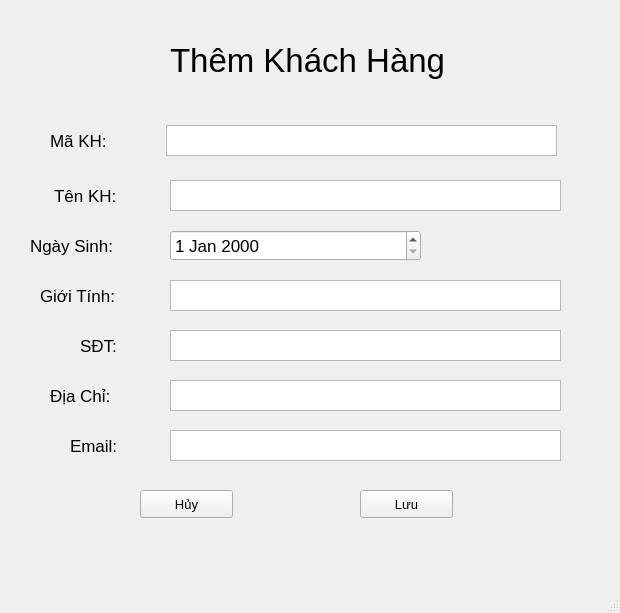
<?xml version="1.0" encoding="UTF-8"?>
<ui version="4.0">
 <class>MainWindow</class>
 <widget class="QMainWindow" name="MainWindow">
  <property name="geometry">
   <rect>
    <x>0</x>
    <y>0</y>
    <width>620</width>
    <height>613</height>
   </rect>
  </property>
  <property name="windowTitle">
   <string>MainWindow</string>
  </property>
  <widget class="QWidget" name="centralwidget">
   <widget class="QLabel" name="label">
    <property name="geometry">
     <rect>
      <x>54</x>
      <y>185</y>
      <width>101</width>
      <height>21</height>
     </rect>
    </property>
    <property name="font">
     <font>
      <pointsize>13</pointsize>
     </font>
    </property>
    <property name="text">
     <string>Tên KH:</string>
    </property>
   </widget>
   <widget class="QTextEdit" name="txttenkh">
    <property name="geometry">
     <rect>
      <x>170</x>
      <y>180</y>
      <width>391</width>
      <height>31</height>
     </rect>
    </property>
    <property name="font">
     <font>
      <pointsize>13</pointsize>
     </font>
    </property>
   </widget>
   <widget class="QLabel" name="label_2">
    <property name="geometry">
     <rect>
      <x>30</x>
      <y>230</y>
      <width>121</width>
      <height>31</height>
     </rect>
    </property>
    <property name="font">
     <font>
      <pointsize>13</pointsize>
     </font>
    </property>
    <property name="text">
     <string>Ngày Sinh:</string>
    </property>
   </widget>
   <widget class="QLabel" name="label_3">
    <property name="geometry">
     <rect>
      <x>40</x>
      <y>280</y>
      <width>111</width>
      <height>31</height>
     </rect>
    </property>
    <property name="font">
     <font>
      <pointsize>13</pointsize>
     </font>
    </property>
    <property name="text">
     <string>Giới Tính:</string>
    </property>
   </widget>
   <widget class="QTextEdit" name="txtgtkh">
    <property name="geometry">
     <rect>
      <x>170</x>
      <y>280</y>
      <width>391</width>
      <height>31</height>
     </rect>
    </property>
    <property name="font">
     <font>
      <pointsize>13</pointsize>
     </font>
    </property>
   </widget>
   <widget class="QLabel" name="label_4">
    <property name="geometry">
     <rect>
      <x>80</x>
      <y>330</y>
      <width>71</width>
      <height>31</height>
     </rect>
    </property>
    <property name="font">
     <font>
      <pointsize>13</pointsize>
     </font>
    </property>
    <property name="text">
     <string>SĐT:</string>
    </property>
   </widget>
   <widget class="QTextEdit" name="txtsdtkh">
    <property name="geometry">
     <rect>
      <x>170</x>
      <y>330</y>
      <width>391</width>
      <height>31</height>
     </rect>
    </property>
    <property name="font">
     <font>
      <pointsize>13</pointsize>
     </font>
    </property>
   </widget>
   <widget class="QLabel" name="label_5">
    <property name="geometry">
     <rect>
      <x>50</x>
      <y>380</y>
      <width>91</width>
      <height>31</height>
     </rect>
    </property>
    <property name="font">
     <font>
      <pointsize>13</pointsize>
     </font>
    </property>
    <property name="text">
     <string>Địa Chỉ:</string>
    </property>
   </widget>
   <widget class="QTextEdit" name="txtdckh">
    <property name="geometry">
     <rect>
      <x>170</x>
      <y>380</y>
      <width>391</width>
      <height>31</height>
     </rect>
    </property>
    <property name="font">
     <font>
      <pointsize>13</pointsize>
     </font>
    </property>
   </widget>
   <widget class="QLabel" name="label_6">
    <property name="geometry">
     <rect>
      <x>70</x>
      <y>430</y>
      <width>81</width>
      <height>31</height>
     </rect>
    </property>
    <property name="font">
     <font>
      <pointsize>13</pointsize>
     </font>
    </property>
    <property name="text">
     <string>Email:</string>
    </property>
   </widget>
   <widget class="QTextEdit" name="txtemailkh">
    <property name="geometry">
     <rect>
      <x>170</x>
      <y>430</y>
      <width>391</width>
      <height>31</height>
     </rect>
    </property>
    <property name="font">
     <font>
      <pointsize>13</pointsize>
     </font>
    </property>
   </widget>
   <widget class="QLabel" name="label_8">
    <property name="geometry">
     <rect>
      <x>170</x>
      <y>30</y>
      <width>351</width>
      <height>61</height>
     </rect>
    </property>
    <property name="font">
     <font>
      <pointsize>25</pointsize>
     </font>
    </property>
    <property name="text">
     <string>Thêm Khách Hàng</string>
    </property>
   </widget>
   <widget class="QDateEdit" name="datenskh">
    <property name="geometry">
     <rect>
      <x>170</x>
      <y>230</y>
      <width>251</width>
      <height>31</height>
     </rect>
    </property>
    <property name="font">
     <font>
      <pointsize>13</pointsize>
     </font>
    </property>
   </widget>
   <widget class="QPushButton" name="btnluukh">
    <property name="geometry">
     <rect>
      <x>360</x>
      <y>490</y>
      <width>93</width>
      <height>28</height>
     </rect>
    </property>
    <property name="font">
     <font>
      <pointsize>10</pointsize>
     </font>
    </property>
    <property name="text">
     <string>Lưu</string>
    </property>
   </widget>
   <widget class="QPushButton" name="btnhuykh">
    <property name="geometry">
     <rect>
      <x>140</x>
      <y>490</y>
      <width>93</width>
      <height>28</height>
     </rect>
    </property>
    <property name="font">
     <font>
      <pointsize>10</pointsize>
     </font>
    </property>
    <property name="text">
     <string>Hủy</string>
    </property>
   </widget>
   <widget class="QTextEdit" name="txtmakh">
    <property name="geometry">
     <rect>
      <x>166</x>
      <y>125</y>
      <width>391</width>
      <height>31</height>
     </rect>
    </property>
    <property name="font">
     <font>
      <pointsize>13</pointsize>
     </font>
    </property>
   </widget>
   <widget class="QLabel" name="label_7">
    <property name="geometry">
     <rect>
      <x>50</x>
      <y>130</y>
      <width>101</width>
      <height>21</height>
     </rect>
    </property>
    <property name="font">
     <font>
      <pointsize>13</pointsize>
     </font>
    </property>
    <property name="text">
     <string>Mã KH:</string>
    </property>
   </widget>
  </widget>
  <widget class="QMenuBar" name="menubar">
   <property name="geometry">
    <rect>
     <x>0</x>
     <y>0</y>
     <width>620</width>
     <height>26</height>
    </rect>
   </property>
  </widget>
  <widget class="QStatusBar" name="statusbar"/>
 </widget>
 <resources/>
 <connections/>
</ui>
